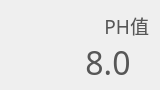
           <widget class="QWidget" name="PH" native="true">
            <property name="minimumSize">
             <size>
              <width>160</width>
              <height>90</height>
             </size>
            </property>
            <property name="maximumSize">
             <size>
              <width>160</width>
              <height>90</height>
             </size>
            </property>
            <property name="font">
             <font>
              <pointsize>11</pointsize>
             </font>
            </property>
            <property name="styleSheet">
             <string notr="true">#PH
{
	background-color: rgb(255, 255, 255);
	border-radius: 14px;
	border:1px solid rgb(217, 217, 217);
}</string>
            </property>
            <layout class="QGridLayout" name="gridLayout_7">
             <item row="0" column="0">
              <widget class="QLabel" name="PH_icon">
               <property name="minimumSize">
                <size>
                 <width>50</width>
                 <height>50</height>
                </size>
               </property>
               <property name="maximumSize">
                <size>
                 <width>50</width>
                 <height>50</height>
                </size>
               </property>
               <property name="text">
                <string/>
               </property>
               <property name="pixmap">
                <pixmap resource="resource/resource.qrc">:/first/env_page/water_PH.png</pixmap>
               </property>
               <property name="scaledContents">
                <bool>true</bool>
               </property>
              </widget>
             </item>
             <item row="0" column="1">
              <layout class="QVBoxLayout" name="verticalLayout_6">
               <item>
                <widget class="QLabel" name="PH_title">
                 <property name="font">
                  <font>
                   <family>字魂布丁体(商用需授权)</family>
                   <pointsize>14</pointsize>
                  </font>
                 </property>
                 <property name="styleSheet">
                  <string notr="true">color: rgb(86, 86, 86);</string>
                 </property>
                 <property name="text">
                  <string>PH值</string>
                 </property>
                 <property name="alignment">
                  <set>Qt::AlignRight|Qt::AlignTrailing|Qt::AlignVCenter</set>
                 </property>
                </widget>
               </item>
               <item>
                <widget class="QLabel" name="PH_data">
                 <property name="font">
                  <font>
                   <family>zihunbudingti</family>
                   <pointsize>24</pointsize>
                  </font>
                 </property>
                 <property name="styleSheet">
                  <string notr="true">color: rgb(86, 86, 86);</string>
                 </property>
                 <property name="text">
                  <string>8.0</string>
                 </property>
                 <property name="alignment">
                  <set>Qt::AlignCenter</set>
                 </property>
                </widget>
               </item>
              </layout>
             </item>
            </layout>
           </widget>
